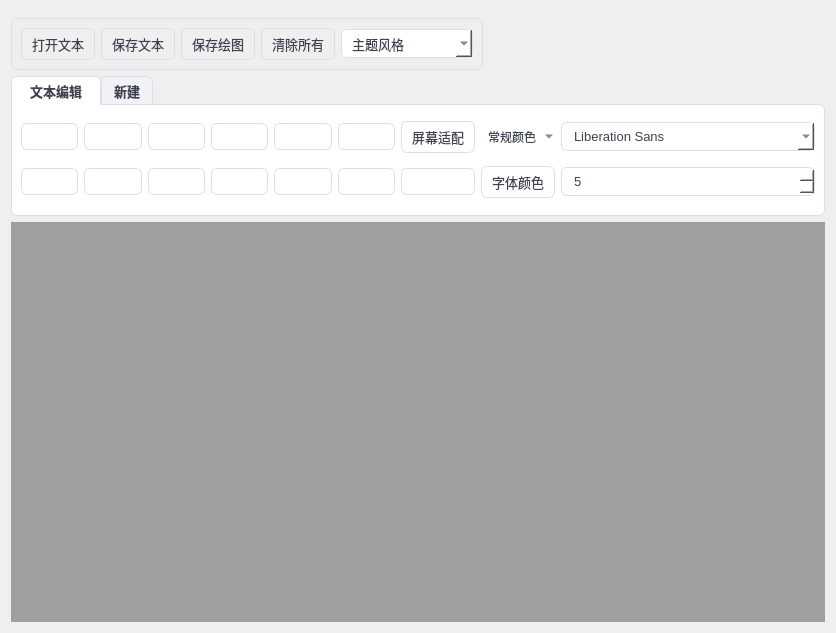
<?xml version="1.0" encoding="UTF-8"?>
<ui version="4.0">
 <class>notePad</class>
 <widget class="QDialog" name="notePad">
  <property name="geometry">
   <rect>
    <x>0</x>
    <y>0</y>
    <width>814</width>
    <height>633</height>
   </rect>
  </property>
  <property name="sizeIncrement">
   <size>
    <width>0</width>
    <height>0</height>
   </size>
  </property>
  <property name="baseSize">
   <size>
    <width>900</width>
    <height>1200</height>
   </size>
  </property>
  <property name="font">
   <font>
    <pointsize>14</pointsize>
    <bold>true</bold>
   </font>
  </property>
  <property name="windowTitle">
   <string>心得笔记</string>
  </property>
  <property name="styleSheet">
   <string notr="true">#centralwidget  { background-color: #f2f1f5; border-radius: 22px; }
* { color: #3d4150; }
QPushButton { border-style: none;border: 1px solid #DCDFE6;border-radius: 6px;padding: 5px 10px;font-size: 13px; }
QPushButton:hover { color: #b2b7cb; font-weight: bold; background-color: #1296db; }
QScrollBar:vertical { background:#f5f6f8; padding:0px; border-radius: 3px; width:6px; }
QScrollBar::handle:vertical { background:#C0C4CC; border-radius: 3px; }
QScrollBar::handle:vertical:hover { background:#909399; }
QScrollBar::handle:vertical:pressed { background:#909399; }
QScrollBar::add-page:vertical, QScrollBar::sub-page:vertical, QScrollBar::add-line:vertical, QScrollBar::sub-line:vertical { background:none; }
QCheckBox, QRadioButton { font-size: 13px; }
QComboBox, QLineEdit, QTextEdit, QTextBrowser, QTimeEdit, QDateEdit, QDateTimeEdit, QSpinBox,
QDoubleSpinBox { background-color: #ffffff; border: 1px solid #DCDFE6; border-radius: 6px; padding: 5px 10px; font-size: 13px; }
QTextEdit, QTextBrowser { padding-right: 3px; }
QLineEdit:hover, QComboBox:hover, QTimeEdit:hover, QDateEdit:hover, QDateTimeEdit:hover, QSpinBox:hover, QDoubleSpinBox:hover { border: 1px solid #409EFF; }
QComboBo::down-arrow { width:10px; height:10px; right:2px; image:url(:/icons/down.png); }
QComboBo::drop-down { subcontrol-origin:padding; subcontrol-position:top right; width:15px; border-left-width:0px; border-left-style:solid; border-top-right-radius:3px; border-bottom-right-radius:3px; border-left-color:#242424; }
QComboBox QAbstractItemView::item{ min-height:20px; min-width:10px; }
QComboBo::drop-down:on{ top: 1px; }
QTimeEdit::up-button, QDateEdit::up-button, QDateTimeEdit::up-button, QSpinBo::up-button, QDoubleSpinBox::up-button { width:10px; height:10px; image:url(:/icons/up.png); padding: 3px 8px 0px 0px; }
QTimeEdit::down-button, QDateEdit::down-button, QDateTimeEdit::down-button, QSpinBo::down-button, QDoubleSpinBox::down-button { width:10px; height:10px; image:url(:/icons/down.png); padding: 0px 8px 3px 0px; }
QTimeEdit::up-button:pressed, QDateEdit::up-button:pressed, QDateTimeEdit::up-button:pressed, QSpinBo::up-button:pressed, QDoubleSpinBox::up-button:pressed { top: -2px; }
QTimeEdit::down-button:pressed, QDateEdit::down-button:pressed, QDateTimeEdit::down-button:pressed, QSpinBo::down-button:pressed, QDoubleSpinBox::down-button:pressed { bottom: -2px; }
QTabWidget::pane{ border:1px solid #DCDFE6; border-radius: 6px; border-top-left-radius: 0px; background-color: #ffffff; selection-background-color:#ffffff; selection-color:#DCDFE6; alternate-background-color:#f2f1f5; gridline-color:#3d4150; }
QTabBar::tab { border:1px solid #DCDFE6; border-top-left-radius: 6px; border-top-right-radius: 6px; font-size: 13px; background-color: #f2f1f5; padding: 2px 6px; }
QTabWidget::pane:top { top:-1px; }
QTabWidget::pane:bottom { bottom:-1px; }
QTabWidget::pane:left { right:-1px; }
QTabWidget::pane:right { left:-1px; }
QTabBar::tab:selected { background-color: #ffffff; border-bottom: none; }
QGroupBox { border: 1px solid #DCDFE6; border-radius: 6px; font-size: 13px; margin-top: 7px; }
QGroupBox::title { subcontrol-origin: margin; subcontrol-position: top center; padding: 0px 5px 3px; }

#widget_menu { background-color: #f8f8f8; border-radius: 16px; }
#btn_playVideo, #btn_playMusic, #btn_ScreenRecording, #toolBtn_screenShot { background-color: #ffffff; border-radius: 5px; padding: 12px 0 0; }
#btn_playVideo:hover, #btn_playMusic:hover, #btn_ScreenRecording:hover, #toolBtn_screenShot:hover,hover { background-color: #f8f8f8; border: 1px solid #f0f0f0; }
#lable_title { padding: 0 10px; }
#btn_language, #btn_meeting, #btn_normal, #btn_notion { padding: 8px 12px; color: #d1d8e7; background-color: #b8c3ce;  border: none; }
#btn_language:hover, #btn_meeting:hover, #btn_normal:hover, #btn_notion:hover { background-color: #ffffff; border-radius: 15px; color: #b8c3ce; }
#btn_personal_homePage, #btn_quit, #btn_scaledToSmall, #btn_littleshow {  border: none; }
#btn_personal_homePage:hover, #btn_quit:hover, #btn_scaledToSmall:hover { background-color: #eeeff4; border-radius: 10px; }
#stackedWidget { background-color: #f8f8f8; border-radius: 16px; }
#page_memberShip, #page_normal, #page_notion, #page_words { color: #C0C4CC; }</string>
  </property>
  <property name="sizeGripEnabled">
   <bool>false</bool>
  </property>
  <property name="modal">
   <bool>false</bool>
  </property>
  <layout class="QGridLayout" name="gridLayout_4">
   <item row="1" column="0">
    <widget class="QTabWidget" name="tabWidget">
     <property name="enabled">
      <bool>true</bool>
     </property>
     <property name="currentIndex">
      <number>0</number>
     </property>
     <widget class="QWidget" name="tabWidgetPage1">
      <attribute name="title">
       <string>文本编辑</string>
      </attribute>
      <layout class="QGridLayout" name="gridLayout_2">
       <item row="0" column="8">
        <widget class="QToolButton" name="t_color">
         <property name="text">
          <string>常规颜色</string>
         </property>
         <property name="icon">
          <iconset resource="res.qrc">
           <normaloff>:/res/color.png</normaloff>:/res/color.png</iconset>
         </property>
         <property name="popupMode">
          <enum>QToolButton::MenuButtonPopup</enum>
         </property>
         <property name="toolButtonStyle">
          <enum>Qt::ToolButtonTextBesideIcon</enum>
         </property>
         <property name="autoRaise">
          <bool>true</bool>
         </property>
        </widget>
       </item>
       <item row="0" column="5">
        <widget class="QPushButton" name="btn_twotitle">
         <property name="text">
          <string/>
         </property>
         <property name="icon">
          <iconset resource="res.qrc">
           <normaloff>:/res/h2.png</normaloff>:/res/h2.png</iconset>
         </property>
        </widget>
       </item>
       <item row="1" column="8">
        <widget class="QPushButton" name="btn_getcolor">
         <property name="text">
          <string>字体颜色</string>
         </property>
         <property name="icon">
          <iconset resource="res.qrc">
           <normaloff>:/res/color_choice.png</normaloff>:/res/color_choice.png</iconset>
         </property>
        </widget>
       </item>
       <item row="0" column="6">
        <widget class="QPushButton" name="btn_threetitle">
         <property name="text">
          <string/>
         </property>
         <property name="icon">
          <iconset resource="res.qrc">
           <normaloff>:/res/h3.png</normaloff>:/res/h3.png</iconset>
         </property>
        </widget>
       </item>
       <item row="1" column="4">
        <widget class="QPushButton" name="btn_left">
         <property name="text">
          <string/>
         </property>
         <property name="icon">
          <iconset resource="res.qrc">
           <normaloff>:/res/current.png</normaloff>:/res/current.png</iconset>
         </property>
        </widget>
       </item>
       <item row="0" column="4">
        <widget class="QPushButton" name="btn_onetitle">
         <property name="text">
          <string/>
         </property>
         <property name="icon">
          <iconset resource="res.qrc">
           <normaloff>:/res/h1.png</normaloff>:/res/h1.png</iconset>
         </property>
        </widget>
       </item>
       <item row="0" column="2">
        <widget class="QPushButton" name="btn_paste">
         <property name="text">
          <string/>
         </property>
         <property name="icon">
          <iconset resource="res.qrc">
           <normaloff>:/res/past.png</normaloff>:/res/past.png</iconset>
         </property>
        </widget>
       </item>
       <item row="1" column="1">
        <widget class="QPushButton" name="btn_Bold">
         <property name="text">
          <string/>
         </property>
         <property name="icon">
          <iconset resource="res.qrc">
           <normaloff>:/res/xieti.png</normaloff>:/res/xieti.png</iconset>
         </property>
        </widget>
       </item>
       <item row="0" column="7">
        <widget class="QPushButton" name="btn_auto">
         <property name="text">
          <string>屏幕适配</string>
         </property>
        </widget>
       </item>
       <item row="0" column="1">
        <widget class="QPushButton" name="btn_copy">
         <property name="text">
          <string/>
         </property>
         <property name="icon">
          <iconset resource="res.qrc">
           <normaloff>:/res/copy.png</normaloff>:/res/copy.png</iconset>
         </property>
        </widget>
       </item>
       <item row="1" column="9">
        <widget class="QSpinBox" name="spinBox_size">
         <property name="specialValueText">
          <string/>
         </property>
         <property name="accelerated">
          <bool>true</bool>
         </property>
         <property name="minimum">
          <number>5</number>
         </property>
         <property name="maximum">
          <number>50</number>
         </property>
         <property name="value">
          <number>5</number>
         </property>
        </widget>
       </item>
       <item row="1" column="6">
        <widget class="QPushButton" name="btn_right">
         <property name="text">
          <string/>
         </property>
         <property name="icon">
          <iconset resource="res.qrc">
           <normaloff>:/res/right.png</normaloff>:/res/right.png</iconset>
         </property>
        </widget>
       </item>
       <item row="1" column="3">
        <widget class="QPushButton" name="btn_underline">
         <property name="text">
          <string/>
         </property>
         <property name="icon">
          <iconset resource="res.qrc">
           <normaloff>:/res/underline.png</normaloff>:/res/underline.png</iconset>
         </property>
        </widget>
       </item>
       <item row="1" column="5">
        <widget class="QPushButton" name="btn_cuten">
         <property name="text">
          <string/>
         </property>
         <property name="icon">
          <iconset resource="res.qrc">
           <normaloff>:/res/left.png</normaloff>:/res/left.png</iconset>
         </property>
        </widget>
       </item>
       <item row="1" column="2">
        <widget class="QPushButton" name="btn_xieti">
         <property name="enabled">
          <bool>true</bool>
         </property>
         <property name="font">
          <font>
           <pointsize>-1</pointsize>
           <bold>false</bold>
          </font>
         </property>
         <property name="text">
          <string/>
         </property>
         <property name="icon">
          <iconset resource="res.qrc">
           <normaloff>:/res/Blod.png</normaloff>:/res/Blod.png</iconset>
         </property>
         <property name="autoDefault">
          <bool>true</bool>
         </property>
         <property name="default">
          <bool>false</bool>
         </property>
         <property name="flat">
          <bool>false</bool>
         </property>
        </widget>
       </item>
       <item row="0" column="3">
        <widget class="QPushButton" name="btn_cut">
         <property name="text">
          <string/>
         </property>
         <property name="icon">
          <iconset resource="res.qrc">
           <normaloff>:/res/cut.png</normaloff>:/res/cut.png</iconset>
         </property>
        </widget>
       </item>
       <item row="0" column="9">
        <widget class="QFontComboBox" name="font_combox">
         <property name="contextMenuPolicy">
          <enum>Qt::DefaultContextMenu</enum>
         </property>
         <property name="layoutDirection">
          <enum>Qt::LeftToRight</enum>
         </property>
         <property name="editable">
          <bool>true</bool>
         </property>
        </widget>
       </item>
       <item row="1" column="7">
        <widget class="QPushButton" name="btn_bothsort">
         <property name="text">
          <string/>
         </property>
         <property name="icon">
          <iconset resource="res.qrc">
           <normaloff>:/res/fs.png</normaloff>:/res/fs.png</iconset>
         </property>
        </widget>
       </item>
      </layout>
     </widget>
     <widget class="QWidget" name="tabWidgetPage2">
      <attribute name="title">
       <string>新建</string>
      </attribute>
      <widget class="QWidget" name="layoutWidget">
       <property name="geometry">
        <rect>
         <x>220</x>
         <y>20</y>
         <width>351</width>
         <height>62</height>
        </rect>
       </property>
       <layout class="QHBoxLayout" name="horizontalLayout">
        <item>
         <widget class="QPushButton" name="btn_paint">
          <property name="minimumSize">
           <size>
            <width>0</width>
            <height>0</height>
           </size>
          </property>
          <property name="font">
           <font>
            <family>Arial</family>
            <pointsize>-1</pointsize>
            <bold>false</bold>
           </font>
          </property>
          <property name="text">
           <string>新建绘图</string>
          </property>
          <property name="iconSize">
           <size>
            <width>20</width>
            <height>20</height>
           </size>
          </property>
          <property name="autoDefault">
           <bool>true</bool>
          </property>
         </widget>
        </item>
        <item>
         <widget class="QPushButton" name="btn_new">
          <property name="text">
           <string>新建文本</string>
          </property>
         </widget>
        </item>
       </layout>
      </widget>
     </widget>
    </widget>
   </item>
   <item row="2" column="0">
    <widget class="QMdiArea" name="mdiArea">
     <property name="enabled">
      <bool>true</bool>
     </property>
     <property name="minimumSize">
      <size>
       <width>0</width>
       <height>0</height>
      </size>
     </property>
     <property name="font">
      <font>
       <pointsize>72</pointsize>
      </font>
     </property>
     <property name="styleSheet">
      <string notr="true"/>
     </property>
    </widget>
   </item>
   <item row="0" column="0">
    <layout class="QGridLayout" name="gridLayout_3">
     <item row="0" column="0">
      <widget class="QGroupBox" name="groupBox">
       <property name="title">
        <string/>
       </property>
       <property name="flat">
        <bool>true</bool>
       </property>
       <property name="checkable">
        <bool>false</bool>
       </property>
       <layout class="QGridLayout" name="gridLayout">
        <item row="0" column="3">
         <widget class="QPushButton" name="btn_closeall">
          <property name="text">
           <string>清除所有</string>
          </property>
         </widget>
        </item>
        <item row="0" column="2">
         <widget class="QPushButton" name="btn_psave">
          <property name="text">
           <string>保存绘图</string>
          </property>
         </widget>
        </item>
        <item row="0" column="0">
         <widget class="QPushButton" name="btn_open">
          <property name="text">
           <string>打开文本</string>
          </property>
         </widget>
        </item>
        <item row="0" column="4">
         <widget class="QComboBox" name="btn_mainstyl">
          <property name="currentText">
           <string/>
          </property>
          <property name="placeholderText">
           <string>主题风格</string>
          </property>
          <property name="duplicatesEnabled">
           <bool>true</bool>
          </property>
          <item>
           <property name="text">
            <string>Light Theme</string>
           </property>
          </item>
          <item>
           <property name="text">
            <string>Dark Theme</string>
           </property>
          </item>
          <item>
           <property name="text">
            <string>Ocean Theme</string>
           </property>
          </item>
          <item>
           <property name="text">
            <string>Sunset Theme</string>
           </property>
          </item>
          <item>
           <property name="text">
            <string>Forest Theme</string>
           </property>
          </item>
          <item>
           <property name="text">
            <string>Midnight Theme</string>
           </property>
          </item>
         </widget>
        </item>
        <item row="0" column="1">
         <widget class="QPushButton" name="btn_save">
          <property name="text">
           <string>保存文本</string>
          </property>
         </widget>
        </item>
       </layout>
      </widget>
     </item>
     <item row="0" column="1">
      <widget class="QLabel" name="label">
       <property name="styleSheet">
        <string notr="true">border-image: url(:/res/resp.jpg);</string>
       </property>
       <property name="text">
        <string/>
       </property>
      </widget>
     </item>
    </layout>
   </item>
  </layout>
 </widget>
 <resources>
  <include location="res.qrc"/>
 </resources>
 <connections/>
</ui>
